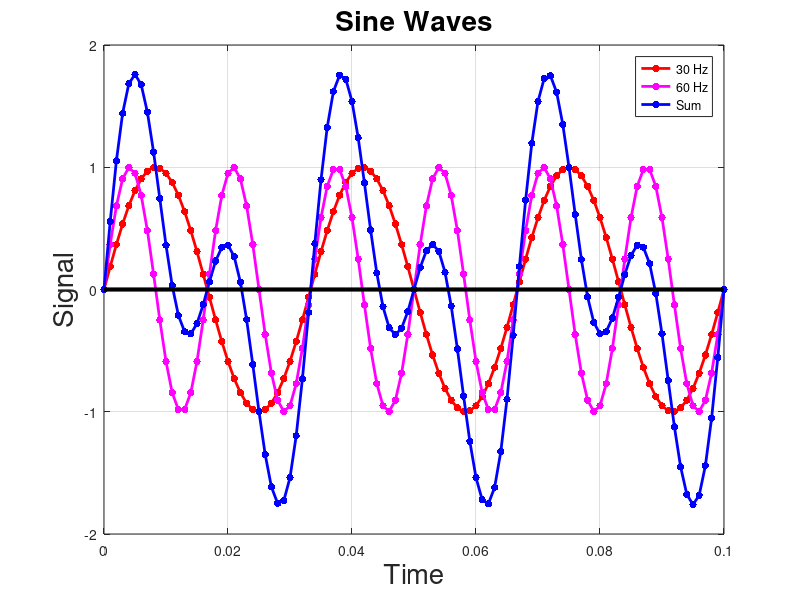

MATLAB code to generate this figure:
clc;    % Clear the command window.
close all;  % Close all figures (except those of imtool.)
clear;  % Erase all existing variables. Or clearvars if you want.
workspace;  % Make sure the workspace panel is showing.
format long g;
format compact;
fontSize = 20;
% Make 0.1 seconds sampled every 1/1000 of a second
t = 0 : 1/1000 : 0.1;
% Define sine wave parameters.
f1 = 30; % per second
T1 = 1/f1; % period, seconds
amp1 = 1; % amplitude
f2 = 60; % per second
T2 = 1/f2; % period, seconds
amp2 = 1; % amplitude
% Make signals.
signal1 = amp1 * sin(2*pi*t/T1);
signal2 = amp2 * sin(2*pi*t/T2);
signal = signal1 + signal2;
plot(t, signal1, 'r.-', 'LineWidth', 2, 'MarkerSize', 16);
hold on;
plot(t, signal2, 'm.-', 'LineWidth', 2, 'MarkerSize', 16);
plot(t, signal, 'b.-', 'LineWidth', 2, 'MarkerSize', 16);
grid on;
title('Sine Waves', 'FontSize', fontSize);
xlabel('Time', 'FontSize', fontSize);
ylabel('Signal', 'FontSize', fontSize);
% Make bolder x axis
line(xlim, [0,0], 'Color', 'k', 'LineWidth', 3);
legend('30 Hz', '60 Hz', 'Sum');
% Set up figure properties:
% Enlarge figure to full screen.
set(gcf, 'Units', 'Normalized', 'OuterPosition', [0 0 1 1]);
% Get rid of tool bar and pulldown menus that are along top of figure.
set(gcf, 'Toolbar', 'none', 'Menu', 'none');
% Give a name to the title bar.
set(gcf, 'Name', 'Demo by ImageAnalyst', 'NumberTitle', 'Off')